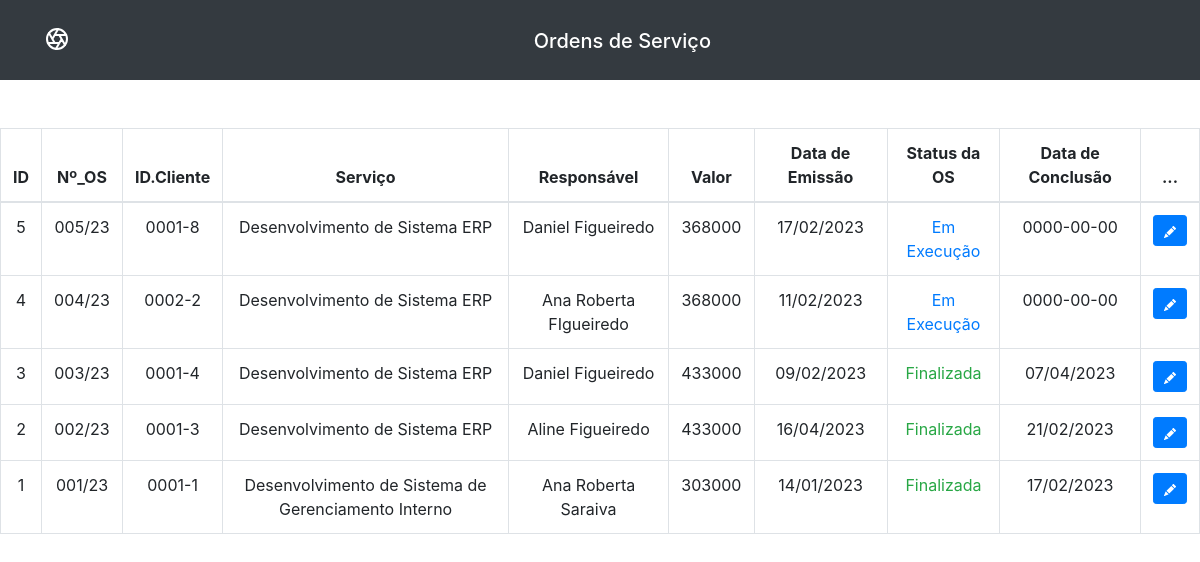
The app's page /gp/relatorio_os.php with its own data.
### tables this page shows
CREATE TABLE `relatorio` (
  `id` int NOT NULL AUTO_INCREMENT,
  `Nº_OS` varchar(10) NOT NULL,
  `id_cliente` varchar(45) NOT NULL,
  `cliente` varchar(45) NOT NULL,
  `cnpj` varchar(45) NOT NULL,
  `telefone` varchar(15) NOT NULL,
  `endereco` varchar(115) NOT NULL,
  `bairro` varchar(115) NOT NULL,
  `cidade` varchar(115) NOT NULL,
  `cep` varchar(45) NOT NULL,
  `servico` varchar(200) NOT NULL,
  `descricao` varchar(115) NOT NULL,
  `responsavel` varchar(115) NOT NULL,
  `valor` varchar(45) NOT NULL,
  `data_emissao` date NOT NULL,
  `status_os` varchar(115) NOT NULL,
  `data_conclusao` date NOT NULL,
  PRIMARY KEY (`id`,`Nº_OS`)
);

### gp/relatorio_os.php (the view, shortened to what this page needs)
<?php
    include_once('config.php');
    if(!empty($_GET['search'])){
        $data = $_GET['search'];
        $sql = "SELECT * FROM formulario.relatorio WHERE Nº_OS LIKE'%$data%' or responsavel LIKE '%$data%'
        ORDER BY Nº_OS DESC";
    }else{
        $sql = "SELECT * FROM formulario.relatorio ORDER BY Nº_OS DESC";
    }
    $result = $conexao->query($sql);
?>
<!doctype html>
<html lang="pt">
         <link href="https://cdn.jsdelivr.net/npm/bootstrap@5.3.0-alpha1/dist/css/bootstrap.min.css"
        rel="stylesheet">
    <head>
    <link rel="stylesheet" href="https://cdn.jsdelivr.net/npm/bootstrap@4.0.0/dist/css/bootstrap.min.css">
    </head>
<header class="site-header sticky-top py-1 bg-dark text-white ">
        <nav class="container d-flex flex-column flex-md-row justify-content-between">
          <a class="py-2" href="view.GERprojeto.php" aria-label="Product">
        </a>
        <h4 style="margin-right: 40%">Ordens de Serviço</h4>
        </nav>
      </header>
    <body>
<br>
      <br>
      <table class="table table-bordered table-hover">
        <thead>
          <tr>
            <th scope="col">ID</th>
            <th scope="col">Nº_OS</th>
            <th scope="col">ID.Cliente</th>
            <th scope="col">Serviço</th>
            <th scope="col">Responsável</th>
            <th scope="col">Valor</th>
             <th scope="col">Data de Emissão</th>
             <th scope="col">Status da OS</th>
             <th scope="col">Data de Conclusão</th>
             <th scope="col">...</th>
          </tr>
        </thead>
        <tbody>
            <?php
                while($user_data = mysqli_fetch_assoc($result)){
                  echo "<tr>";
                  echo "<td>$user_data[id]</td>";
                  echo "<td>$user_data[Nº_OS]</td>";
                  echo "<td>$user_data[id_cliente]</td>";
                  echo "<td>$user_data[servico]</td>";
                  echo "<td>$user_data[responsavel]</td>";
                  echo "<td>$user_data[valor]</td>";
            ?>
                  <td><?php echo date("d/m/Y", strtotime($user_data['data_emissao']));?></td>
                  <?php
                     if($user_data['status_os'] == "Finalizada"){
                      echo "<td class = 'text-success'>$user_data[status_os]</td>";
                     }else{
                      echo "<td class = 'text-primary'>$user_data[status_os]</td>";
                     }
                     if($user_data['data_conclusao'] == "0000-00-00"){
                          echo "<td>$user_data[data_conclusao]</td>";
                     }else{
                      ?>
                        <td><?php echo date("d/m/Y", strtotime($user_data['data_conclusao']));?></td>
                  <?php
                     }
                    echo "<td>
                            <a class = 'btn btn-primary btn-sm' href='editOS.php?id=$user_data[id]'>
                                <svg xmlns='http://www.w3.org/2000/svg' width='16' height='12' fill='currentColor' class='bi bi-pencil-fill' viewBox='0 0 16 16'>
                                    <path d='M12.854.146a.5.5 0 0 0-.707 0L10.5 1.793 14.207 5.5l1.647-1.646a.5.5 0 0 0 0-.708l-3-3zm.646 6.061L9.793 2.5 3.293 9H3.5a.5.5 0 0 1 .5.5v.5h.5a.5.5 0 0 1 .5.5v.5h.5a.5.5 0 0 1 .5.5v.5h.5a.5.5 0 0 1 .5.5v.207l6.5-6.5zm-7.468 7.468A.5.5 0 0 1 6 13.5V13h-.5a.5.5 0 0 1-.5-.5V12h-.5a.5.5 0 0 1-.5-.5V11h-.5a.5.5 0 0 1-.5-.5V10h-.5a.499.499 0 0 1-.175-.032l-.179.178a.5.5 0 0 0-.11.168l-2 5a.5.5 0 0 0 .65.65l5-2a.5.5 0 0 0 .168-.11l.178-.178z'/>
                                </svg>
                            </a>
                          </td>";
                      }
                  ?>
                </tbody>
    </body>
</html>
</html>

### gp/relatorio_os.php (style rules this page uses)
body { text-align: center; }
.py-2 { margin-top: 15px; color: white; }
h4 { font-size: 20px; margin-top: 25px; }
.site-header { height: 80px; }

### records on screen
relatorio: id "5", Nº_OS "005/23", id_cliente "0001-8", servico "Desenvolvimento de Sistema ERP", responsavel "Daniel Figueiredo", valor "368000", data_emissao "17/02/2023", status_os "Em Execução", data_conclusao "0000-00-00"
relatorio: id "4", Nº_OS "004/23", id_cliente "0002-2", servico "Desenvolvimento de Sistema ERP", responsavel "Ana Roberta FIgueiredo", valor "368000", data_emissao "11/02/2023", status_os "Em Execução", data_conclusao "0000-00-00"
relatorio: id "3", Nº_OS "003/23", id_cliente "0001-4", servico "Desenvolvimento de Sistema ERP", responsavel "Daniel Figueiredo", valor "433000", data_emissao "09/02/2023", status_os "Finalizada", data_conclusao "07/04/2023"
relatorio: id "2", Nº_OS "002/23", id_cliente "0001-3", servico "Desenvolvimento de Sistema ERP", responsavel "Aline Figueiredo", valor "433000", data_emissao "16/04/2023", status_os "Finalizada", data_conclusao "21/02/2023"
relatorio: id "1", Nº_OS "001/23", id_cliente "0001-1", servico "Desenvolvimento de Sistema de Gerenciamento Interno", responsavel "Ana Roberta Saraiva", valor "303000", data_emissao "14/01/2023", status_os "Finalizada", data_conclusao "17/02/2023"
